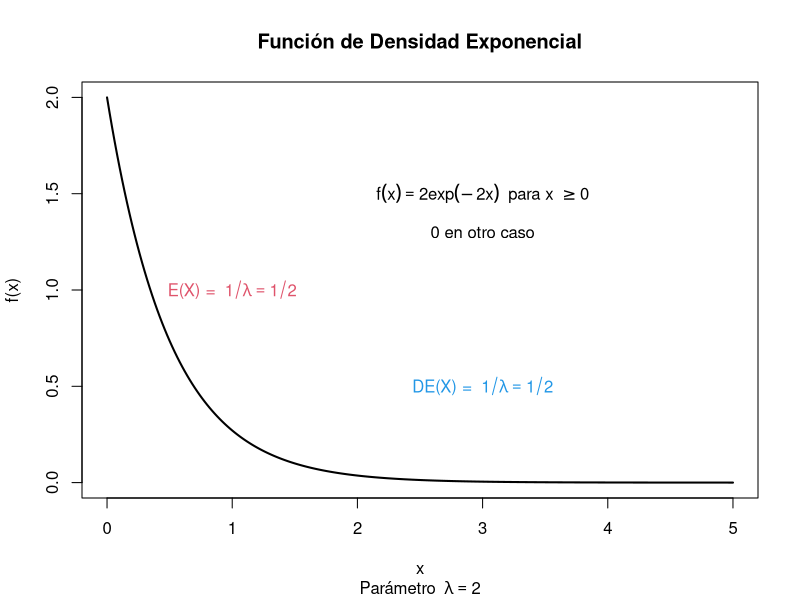
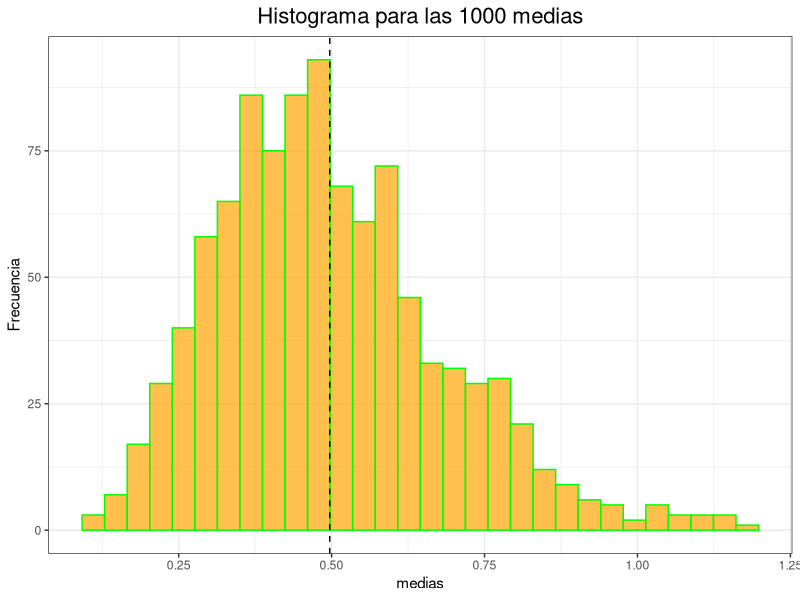
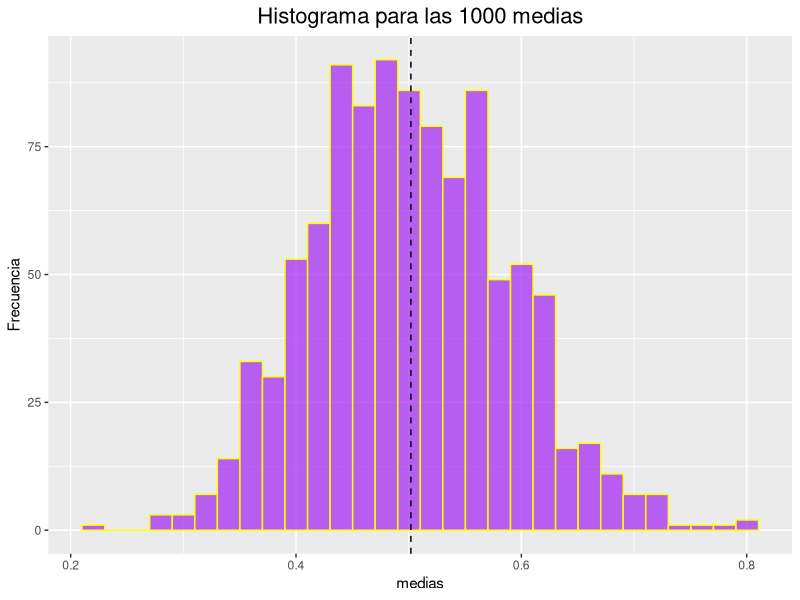
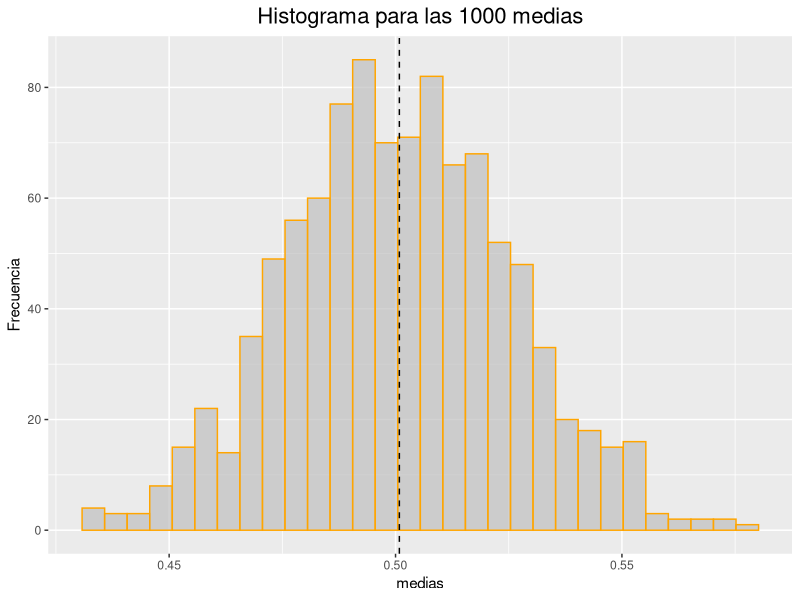

These charts were generated, in order, by the following R code:
library(ggplot2)

x <- seq(0, 5, 0.02)
plot(x, dexp(x, rate = 2), type = "l", lwd = 2, ylab = "")
title(main = "Función de Densidad Exponencial", ylab = "f(x)",
      sub = expression("Parámetro " ~ lambda == 2))
text(x = 3, y = 1.5, labels = expression(f(x)==2*exp(-2*x) ~ " para x "  >= 0))
text(x = 3, y = 1.3, labels = paste("0 en otro caso"))
text(x = 1, y = 1, labels = expression("E(X) = " ~ 1/lambda == 1/2), col = 2)
text(x = 3, y = 0.5, labels = expression("DE(X) = " ~ 1/lambda == 1/2), col = 4)

set.seed(10) # Para reproducir posteriormente la muestra
(m1.4 <- rexp(n = 4, rate = 2))

mean(m1.4)

set.seed(64) # Para reproducir las muestras en el futuro
(m5.3 <- sapply(X = rep(3, 5), FUN = rexp, 2))

(media5.3 <- apply(m5.3, 2, mean))

set.seed(465) # Para reproducir las muestras en el futuro
m1000.7 <- sapply(X = rep(7, 1000), FUN = rexp, 2)
media1000.7 <- apply(m1000.7, 2, mean)
mdf <- as.data.frame(media1000.7)
tail(mdf)

ggplot(mdf, aes(media1000.7)) + 
  geom_histogram(colour = 'green', 
                 fill = 'orange',
                 alpha = 0.7) + # Intensidad del color fill
  geom_vline(xintercept = mean(media1000.7), linetype="dashed", color = "black") + 
  ggtitle('Histograma para las 1000 medias') + 
  labs(x = 'medias', y = 'Frecuencia')+
  theme_bw() +
  theme(plot.title = element_text(hjust = 0.5, size = 16)) 

mean(media1000.7); 1/2 # Media de las 1000 medias y media de la población de la cual vienen las 1000 muestras
sd(media1000.7); (1/2)/sqrt(7) # DE de las 1000 medias y DE de la población de la cual vienen las 1000 muestras dividida por la raíz del tamaño de la muestra

set.seed(4465) # Para reproducir las muestras en el futuro
m1000.33 <- sapply(X = rep(33, 1000), FUN = rexp, 2)
media1000.33 <- apply(m1000.33, 2, mean)
mdf <- as.data.frame(media1000.33)
tail(mdf)

ggplot(mdf, aes(media1000.33)) + 
  geom_histogram(colour = 'yellow', 
                 fill = 'purple',
                 alpha = 0.7) + # Intensidad del color fill
  geom_vline(xintercept = mean(media1000.33), linetype="dashed", color = "black") + 
  ggtitle('Histograma para las 1000 medias') + 
  labs(x = 'medias', y = 'Frecuencia')+
  theme_get() +
  theme(plot.title = element_text(hjust = 0.5, size = 16)) 

mean(media1000.33); 1/2 # Media de las 1000 medias y media de la población de la cual vienen las 1000 muestras
sd(media1000.33); (1/2)/sqrt(33) # DE de las 1000 medias y DE de la población de la cual vienen las 1000 muestras dividida por la raíz del tamaño de la muestra

set.seed(543465) # Para reproducir las muestras en el futuro
m1000.400 <- sapply(X = rep(400, 1000), FUN = rexp, 2)
media1000.400 <- apply(m1000.400, 2, mean)
mdf <- as.data.frame(media1000.400)
tail(mdf)

ggplot(mdf, aes(media1000.400)) + 
  geom_histogram(colour = 'orange', 
                 fill = 'gray',
                 alpha = 0.7) + # Intensidad del color fill
  geom_vline(xintercept = mean(media1000.400), linetype="dashed", color = "black") + 
  ggtitle('Histograma para las 1000 medias') + 
  labs(x = 'medias', y = 'Frecuencia')+
  theme_gray() +
  theme(plot.title = element_text(hjust = 0.5, size = 16)) 

mean(media1000.400); 1/2 # Media de las 1000 medias y media de la población de la cual vienen las 1000 muestras
sd(media1000.400); (1/2)/sqrt(400) # DE de las 1000 medias y DE de la población de la cual vienen las 1000 muestras dividida por la raíz del tamaño de la muestra